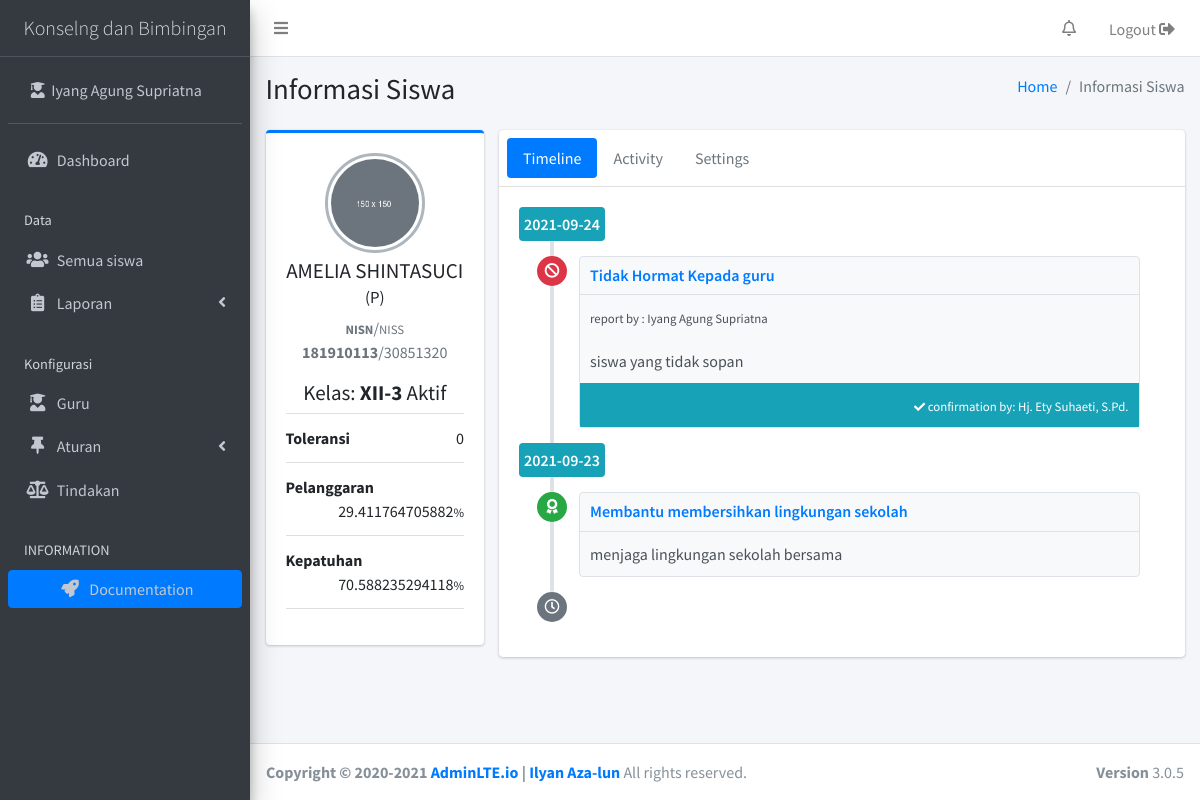
The page /students/info/30851320/ (signed in) on the database its author committed.
### tables this page shows
CREATE TABLE `tbl_configuration` (
  `variable` varchar(255) NOT NULL,
  `value` text NOT NULL
);

CREATE TABLE `tbl_student` (
  `NISS` bigint(20) DEFAULT NULL,
  `NISN` bigint(20) DEFAULT NULL,
  `fullname` varchar(40) DEFAULT NULL,
  `gender` varchar(1) DEFAULT NULL,
  `class` varchar(6) DEFAULT NULL,
  `photo` varchar(255) DEFAULT NULL,
  `status` tinyint(1) NOT NULL DEFAULT 1,
  `counseling` tinyint(1) NOT NULL DEFAULT 0
);

CREATE TABLE `tbl_reporting` (
  `id` varchar(255) NOT NULL,
  `id_behavior` varchar(255) NOT NULL,
  `type` varchar(255) NOT NULL,
  `NISS` varchar(255) NOT NULL,
  `id_reporter` varchar(255) NOT NULL,
  `id_confirmation` varchar(255) NOT NULL,
  `message` text NOT NULL,
  `date` date NOT NULL,
  `status` tinyint(1) DEFAULT NULL
);

CREATE TABLE `tbl_criteria` (
  `id` varchar(255) NOT NULL,
  `name` varchar(255) NOT NULL,
  `type` varchar(255) NOT NULL,
  `weight` float NOT NULL
);

CREATE TABLE `tbl_teacher` (
  `NIP` int(11) NOT NULL,
  `homeroom_teacher` varchar(29) DEFAULT NULL,
  `class` varchar(32) DEFAULT NULL,
  `password` varchar(255) DEFAULT NULL
);

### _app/core/Controller.php (called while the page is built, shortened)
<?php
class Controller
{
	public function View($view, $data = []){
		require_once '_app/views/'.$view.'.php';
	}
	public function Model($model){
		return new $model;
	}
}

### _app/core/App.php (called while the page is built, shortened)
<?php
class App
{
	protected $method = 'index';
	protected $params = [];
	function __construct(){
		$url = $this->parseURL();
		if (isset($url[0])) {
			if (file_exists('_app/controllers/'.ucwords($url[0]).'.php')) {
				unset($url[0]);
			}
		}
		$this->controller = new $this->controller;
		if (isset($url[1])) {
			if (method_exists($this->controller, $url[1])) {
				$this->method = $url[1];
				unset($url[1]);
			}
		}
		if (!empty($url)) {
			$this->params = array_values($url);
		}
		call_user_func_array([$this->controller, $this->method], $this->params);
	}
	public function parseURL(){
		if(isset($_GET['url'])){
			$url = rtrim($_GET['url'],'/');
			$url = filter_var($url, FILTER_SANITIZE_URL);
			$url = explode('/', $url);
			return $url;
		}
	}
}

### index.php (called while the page is built, shortened)
<?php
	require_once '_app/init.php';
	new App;

### _app/init.php (called while the page is built, shortened)
<?php
	spl_autoload_register(function($class){
		$class = explode('\\', $class);
		$class = end($class);
	});

### _app/core/Database.php (called while the page is built, shortened)
<?php
class Database{
	private $host = DB_HOST;
	private $user = DB_USER;
	private $pass = DB_PASS;
	private $name = DB_NAME;
	private $dbh;
	private $stmt;
	public function __construct(){
		$dsn     = 'mysql:host='.$this->host.';dbname='.$this->name;
		$options = [
			PDO::ATTR_PERSISTENT =>true,
			PDO::ATTR_ERRMODE => PDO::ERRMODE_EXCEPTION
		];
		try {
			$this->dbh = new PDO($dsn, $this->user, $this->pass, $options);
		} catch (PDOException $e) {
			die($e->getMessage());
		}
	}
	public function query($query){
		$this->stmt = $this->dbh->prepare($query);
	}
	public function bind($param, $value, $type = null){
		if (is_null($type)) {
			switch (true) {
				default:
					$type = PDO::PARAM_STR;
					break;
			}
		}
		$this->stmt->bindValue($param, $value, $type);
	}
	public function execute(){
		$this->stmt->execute();
	}
	public function resultSet(){
		return $this->stmt->fetchAll(PDO::FETCH_ASSOC);
	}
}

### _app/models/M_home.php (called while the page is built, shortened)
<?php
class M_home{
	private $db;
	function __construct(){
		$this->db = new Database;
	}
	public function load_configuration(){
		$this->db->query('SELECT * FROM tbl_configuration');
		$this->db->execute();
		return $this->db->resultSet();
	}
	public function notification()
	{
		$this->db->query('SELECT
								report.status as report_status
								, report.type
								, report.NISS
								, report.date
								, criteria.name
								, student.fullname
						  FROM tbl_reporting report
						  JOIN tbl_criteria criteria ON report.id_behavior = criteria.id
						  JOIN tbl_student student ON report.NISS = student.NISS
						  WHERE id_confirmation = :confirmation AND report.status = 1');
		$this->db->bind('confirmation', $_SESSION['user']['NIP']);
		$this->db->execute();
		return $this->db->resultSet();
	}
}

### _app/models/M_students.php (called while the page is built, shortened)
<?php
class M_students
{
	private $db;
	function __construct(){
		$this->db = new Database;
	}
	public function select_studentBy_NISN($NISS)
	{
		$sql = 'SELECT
					`NISN`,
					`NISS`,
					`fullname`,
					`gender`,
					`class`,
					`photo`,
					`status`,
					`counseling`
				FROM `tbl_student`
				WHERE `NISS` = :NISS ';
		$sql .= ( $_SESSION['user']['class'] !== "staff") ? 'AND `class` =\''.$_SESSION['user']['class'].'\';' : ';';
		$this->db->query($sql);
		$this->db->bind('NISS',$NISS);
		$this->db->execute();
		return $this->db->single();
	}
}

### _app/models/M_report.php (called while the page is built, shortened)
<?php
class M_report
{
	private $db;
	function __construct(){
		$this->db = new Database;
	}
	public function select_reportBy_NISS($NISS)
	{
		$this->db->query('
			SELECT
				  `report`.`id`
			    , `report`.`id_behavior`
			    , `criteria`.`name`
			    , `report`.`type`
			    , `report`.`NISS`
			    , `report`.`message`
			    , `student`.`fullname`
			    , `student`.`class`
			    , `teacher_reporter`.`homeroom_teacher` AS `reporter`
			    , `teacher_confirmation`.`homeroom_teacher` AS `confirmation`
			    , `report`.`date`
			FROM tbl_reporting `report`
			JOIN tbl_criteria `criteria` ON `report`.id_behavior = `criteria`.id
			JOIN tbl_student `student` ON `report`.NISS = `student`.NISS
			JOIN tbl_teacher `teacher_reporter` ON `report`.id_reporter = `teacher_reporter`.NIP
			JOIN tbl_teacher `teacher_confirmation` ON `report`.id_confirmation = `teacher_confirmation`.NIP
			WHERE `report`.NISS = :NISS');
		$this->db->bind('NISS', $NISS);
		$this->db->execute();
		return $this->db->resultSet();
	}
	public function select_report_date($NISS)
	{
		$this->db->query('
			SELECT `id`, `date` FROM tbl_reporting WHERE NISS = :NISS GROUP BY date DESC');
		$this->db->bind('NISS', $NISS);
		$this->db->execute();
		return $this->db->resultSet();
	}
	public function select_typeCriteriaAnd_value($NISS)
	{
		$this->db->query("
			SELECT
		 	(SELECT COUNT(tbl_reporting.type) FROM tbl_reporting WHERE tbl_reporting.type = 'tolerance' AND tbl_reporting.NISS = :NISS) as total_tolerance
			,(SELECT SUM(tbl_criteria.weight) FROM tbl_reporting
			    JOIN tbl_criteria ON tbl_reporting.id_behavior = tbl_criteria.id
			 WHERE tbl_reporting.type = 'violation' AND tbl_reporting.NISS = :NISS) as total_violation
			,(SELECT SUM(tbl_criteria.weight) FROM tbl_reporting
			    JOIN tbl_criteria ON tbl_reporting.id_behavior = tbl_criteria.id
			  WHERE tbl_reporting.type = 'dutiful' AND tbl_reporting.NISS = :NISS) as total_dutiful
			FROM `tbl_reporting` WHERE tbl_reporting.NISS = :NISS GROUP BY tbl_reporting.NISS;");
		$this->db->bind('NISS', $NISS);
		$this->db->execute();
		return $this->db->single();
	}
}

### _app/views/student/info.php (the view, shortened to what this page needs)
<?php
function countPersentase($type, $data){
  $result = (!empty($data)) ? ((int)$data[$type]*100)/((int)$data['total_violation']+(int)$data['total_dutiful']) : 'Null' ;
  return $result;
}
?>
<section class="content">
  <div class="container-fluid">
    <div class="row">
      <div class="col-3 col-lg-3 col-sm-5">
        <div class="card card-primary card-outline">
          <div class="card-body box-profile">
            <div class="text-center">
              <img class="profile-user-img img-fluid img-circle"
              src="<?=($data['student']['photo']!='')?BASEURL.'/'.$data['student']['photo']:BASEURL.'/_assets/dist/img/default-150x150.png'?>"
              style="width: 100px; height: 100px" alt="User profile picture">
            </div>
            <h3 class="profile-username text-center"><?=$data['student']['fullname']?> <small>(<?=$data['student']['gender']?>)</small></h3>
            <p class="text-muted text-center"><small><b>NISN</b></small>/<small>NISS</small> <b><?=$data['student']['NISN']?></b>/<?=$data['student']['NISS']?></p>
            <h4 class="profile-username text-center">Kelas: <b><?=$data['student']['class']?></b><?=($data['student']['status']==="1")?' Aktif':' Pindah'?></h4>
            <ul class="list-group list-group-unbordered mb-3">
              <li class="list-group-item">
                <b>Toleransi</b> <a class="float-right"><?=($data['type'])?$data['type']['total_tolerance']:'Null'?></a>
              </li>
              <li class="list-group-item">
                <b>Pelanggaran</b> <a class="float-right"><?=@countPersentase('total_violation', @$data['type'])?><small>%</small></a>
              </li>
              <li class="list-group-item">
                <b>Kepatuhan</b> <a class="float-right"><?=@countPersentase('total_dutiful', @$data['type'])?><small>%</small></a>
              </li>
            </ul>
          </div>
        </div>
      </div>
      <div class="col-9 col-lg-9 col-sm-7">
        <div class="card">
          <div class="card-header p-2">
            <ul class="nav nav-pills">
              <li class="nav-item"><a class="nav-link active" href="#timeline" data-toggle="tab">Timeline</a></li>
              <li class="nav-item"><a class="nav-link" href="#activity" data-toggle="tab">Activity</a></li>
              <li class="nav-item"><a class="nav-link" href="#settings" data-toggle="tab">Settings</a></li>
            </ul>
          </div>
          <div class="card-body">
            <div class="tab-content">
              <div class="active tab-pane" id="timeline">
                <div class="timeline timeline-inverse">
                  <?php if (!empty($data['report'])): ?>
                  <?php foreach ($data['date'] as $keys => $values): ?>
                    <div class="time-label">
                      <span class="bg-info">
                        <?=$values['date']?>
                      </span>
                    </div>
                    <?php foreach ($data['report'] as $key => $value): ?>
                      <?php if ($values['date']==$value['date']): ?>
                     <div>
                      <i class="fas fa-<?=($value['type']=='tolerance')?'exclamation-triangle':(($value['type']=='violation')?'ban':'award')?> bg-<?=($value['type']=='tolerance')?'warning':(($value['type']=='violation')?'danger':'success')?>"></i>
                      <div class="timeline-item">
                        <h3 class="timeline-header"><a href="<?=BASEURL?>/report/<?=$value['type']?>"><?=$value['name']?></a></h3>
                        <?php if ($value['type']=='violation'): ?>
                        <div class="timeline-body">
                          <small>report by : <?=$value['reporter']?></small>
                        </div>
                        <?php endif ?>
                        <?php if ($values['id']==$value['id']): ?>
                        <div class="timeline-body">
                          <?=$value['message']?>
                        </div>
                        <?php endif ?>
                        <?php if ($value['type']=='violation'): ?>
                        <div class="timeline-footer text-right bg-info">
                          <span><small><i class="fa fa-check fa-sm"></i> confirmation by: <?=$value['confirmation']?></small></span>
                        </div>
                        <?php endif ?>
                      </div>
                    </div>
                      <?php endif ?>
                    <?php endforeach ?>
                  <?php endforeach ?>
                  <?php endif ?>
                  <div>
                    <i class="far fa-clock bg-gray"></i>
                  </div>
                </div>
              </div>
            </div>
          </div>
        </div>
      </div>
    </div>
  </div>
</section>

### _app/views/components/sidebar.php (shortened to what this page needs)
  <link rel="stylesheet" href="<?=BASEURL?>/_assets/dist/css/adminlte.min.css">
</head>
<body class="hold-transition sidebar-mini layout-fixed pace-danger">
  <div class="wrapper">
    <nav class="main-header navbar navbar-expand navbar-white navbar-light">
      <ul class="navbar-nav">
        <li class="nav-item">
          <a class="nav-link" data-widget="pushmenu" href="#" role="button"><i class="fas fa-bars"></i></a>
        </li>
      </ul>
      <ul class="navbar-nav ml-auto">
        <li class="nav-item dropdown">
          <a class="nav-link" data-toggle="dropdown" href="#">
            <i class="far fa-bell"></i>
          </a>
        </li>
        <li class="nav-item d-none d-sm-inline-block">
          <a data-toggle="modal" data-target="#logoutModal" class="btn nav-link">Logout <i class="fas fa-sign-out-alt"></i></a>
        </li>
      </ul>
    </nav>
    <aside class="main-sidebar sidebar-dark-primary elevation-4">
      <a href="<?=BASEURL?>/" class="brand-link text-center">
        <span class="brand-text font-weight-light"><?=$this->title?></span>
      </a>
      <div class="sidebar">
        <div class="user-panel mt-3 pb-3 mb-3 d-flex">
          <div class="image">
          </div>
          <div class="info">
            <a href="<?=BASEURL?>" class="d-block"><i class="fa fa-user-graduate"></i>&nbsp;&nbsp;<?=explode(',', $_SESSION['user']['homeroom_teacher'])[0]?></a>
          </div>
        </div>
        <nav class="mt-2">
          <ul class="nav nav-pills nav-sidebar flex-column" data-widget="treeview" role="menu" data-accordion="false">
           <li class="nav-item has-treeview">
            <a href="<?=BASEURL?>" class="nav-link">
              <i class="nav-icon fas fa-tachometer-alt"></i>
              <p>
                Dashboard
              </p>
            </a>
          </li>
          <li class="nav-header">Data</li>
          <?php if ($_SESSION['user']['class'] == "staff" ): ?>
            <li class="nav-item">
              <a href="<?=BASEURL?>/students/<?=base64_encode('all')?>" class="nav-link">
                <i class="nav-icon fas fa-users"></i>
                Semua siswa
              </a>
            </li>
            <?php endif ?>
            <li class="nav-item has-treeview">
              <a href="#" class="nav-link">
                <i class="nav-icon fa fa-clipboard-list"></i>
                <p>
                  Laporan
                  <i class="fas fa-angle-left right"></i>
                </p>
              </a>
            </li>
            <?php if ($_SESSION['user']['class'] == "staff" ): ?>
              <li class="nav-header">Konfigurasi</li>
              <li class="nav-item">
                <a href="<?=BASEURL?>/teacher" class="nav-link">
                 <i class="fa fa-user-graduate nav-icon"></i>
                 <p>Guru</p>
               </a>
             </li>
             <li class="nav-item has-treeview">
              <a href="#" class="nav-link">
                <i class="nav-icon fas fa-thumbtack"></i>
                <p>
                  Aturan
                  <i class="fas fa-angle-left right"></i>
                </p>
              </a>
            </li>
            <li class="nav-item">
                <a href="<?=BASEURL?>/action" class="nav-link">
                 <i class="fa fa-balance-scale nav-icon"></i>
                 <p>Tindakan</p>
               </a>
            </li>
          <?php endif ?>
          <li class="nav-header">INFORMATION</li>
          <li class="nav-item text-center">
            <a href="#" class="btn btn-primary btn-block">
              <i class="fa fa-rocket nav-icon"></i>
              Documentation
            </a>
          </li>
        </ul>
      </nav>
    </div>
  </aside>

### rows shown on the page
tbl_configuration: value "Konselng dan Bimbingan"
tbl_student: fullname "AMELIA SHINTASUCI", gender "P", NISN "181910113", NISS "30851320", class "XII-3"
tbl_reporting: date "2021-09-24", tbl_criteria.name "Tidak Hormat Kepada guru", tbl_teacher.homeroom_teacher "Iyang Agung Supriatna", message "siswa yang tidak sopan", tbl_teacher.homeroom_teacher "Hj. Ety Suhaeti, S.Pd."
tbl_reporting: date "2021-09-23", tbl_criteria.name "Membantu membersihkan lingkungan sekolah", message "menjaga lingkungan sekolah bersama"

### other values the page prints
explode(',', $_SESSION['user']['homeroom_teacher'])[0] "Iyang Agung Supriatna"
$this->page['title'] "Informasi Siswa"
$data['type']['total_tolerance'] "0"
